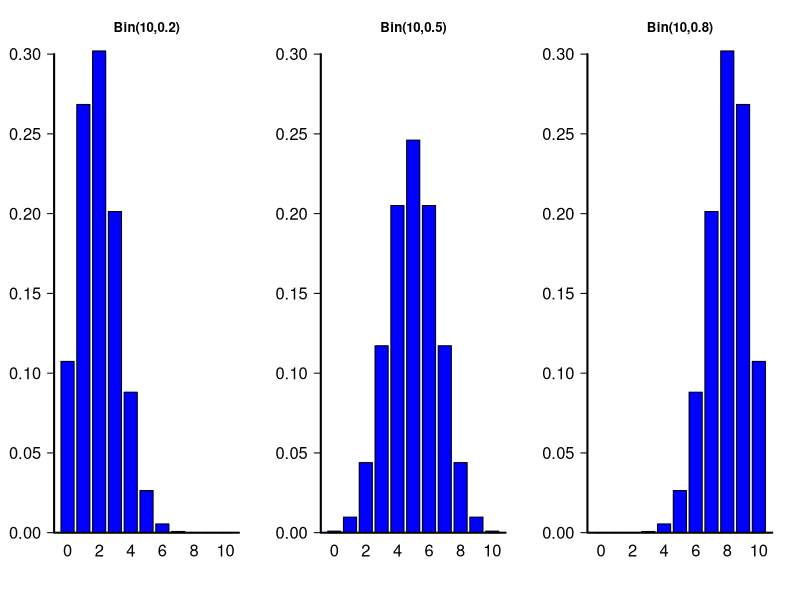
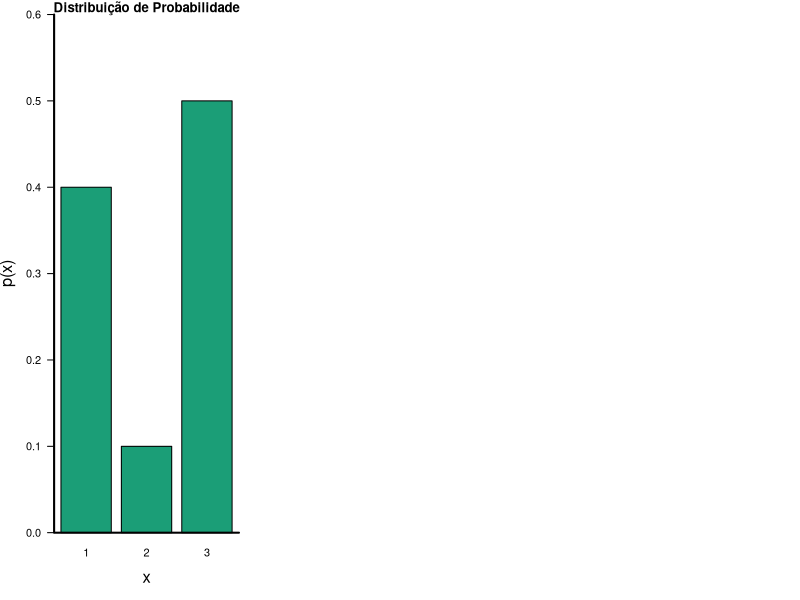
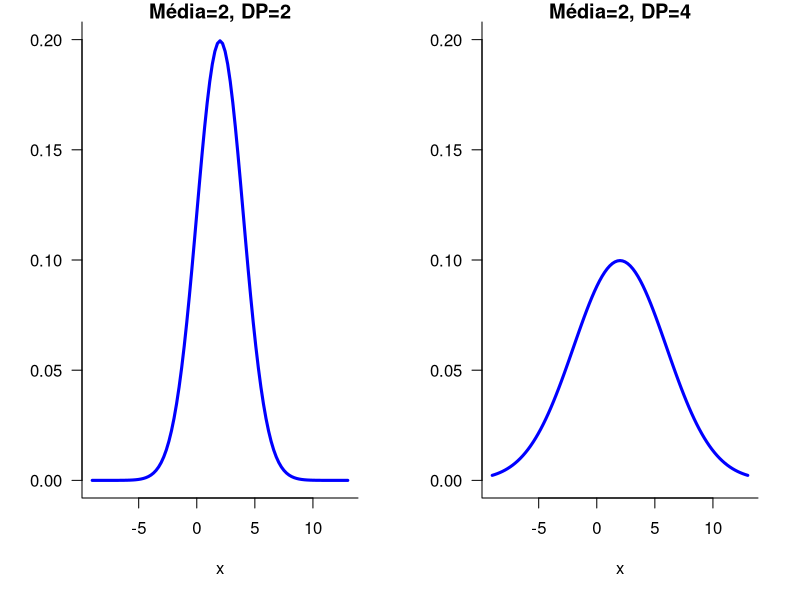
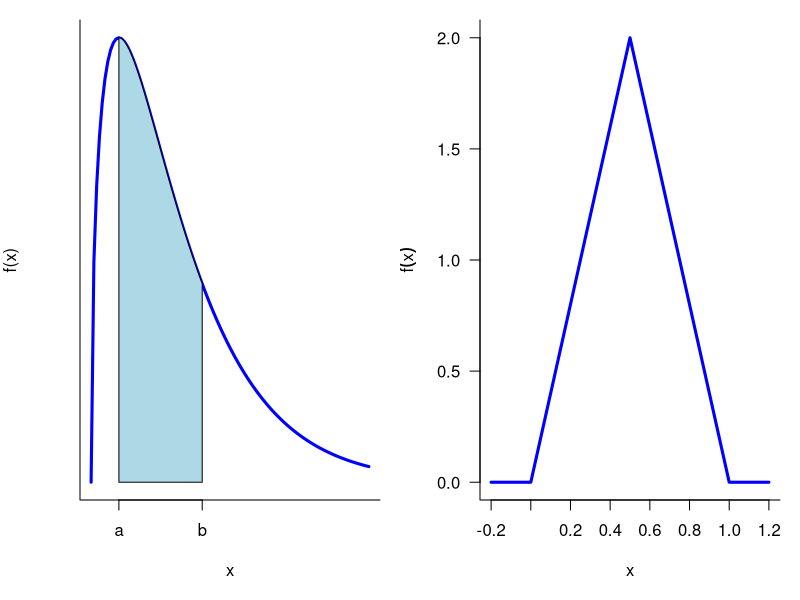
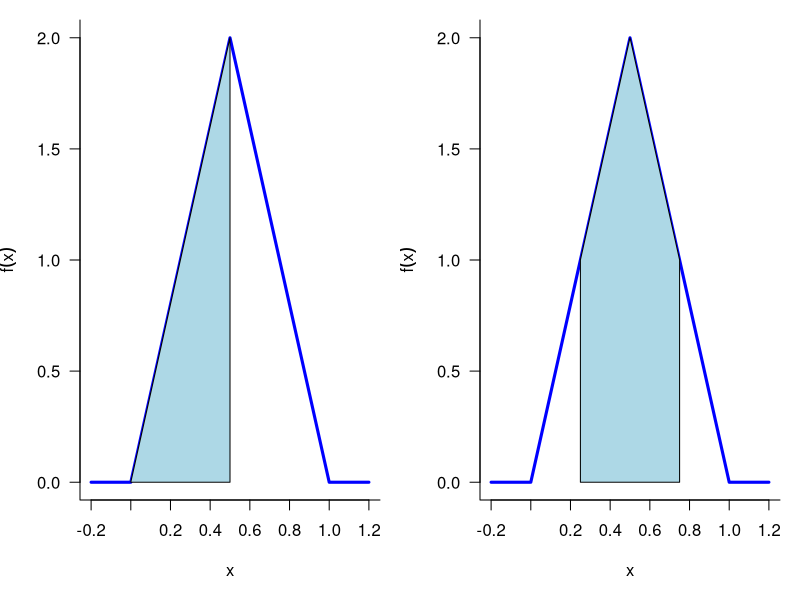
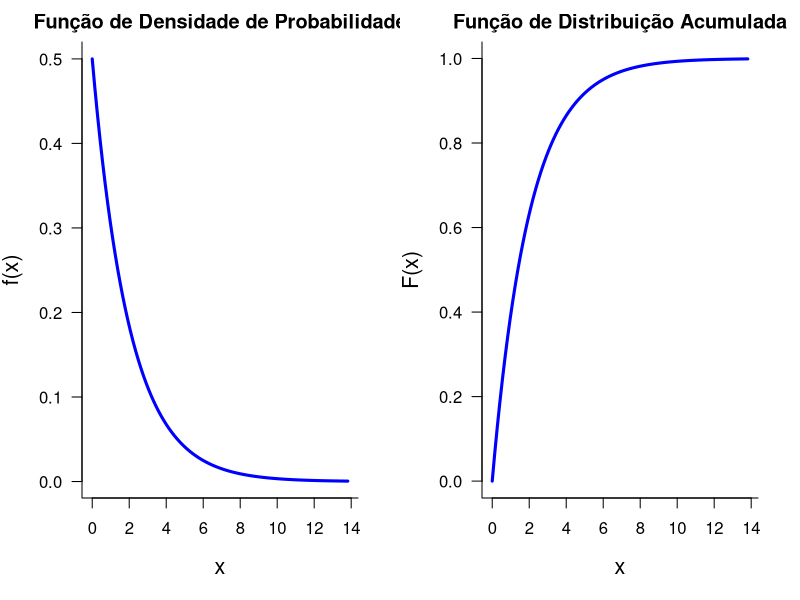

Source code (R) for these figures, in order:
## ---- chunk 1
binomial <- function(n, ...){
  ps <- c(.2, .5, .8)
  x <- 0:n
  par(mfrow=c(1, 3))
  for(i in 1:3){
    px <- dbinom(x, size=n, prob=ps[i])
    barplot(px, names.arg=0:n, col="blue", main=paste("Bin(", n, ",",  ps[i], ")", sep=""), 
            cex.lab=2, cex.axis=1.5, cex.names=1.5, las=1, ...)
    box(bty="l", lwd=2)
  }
}
binomial(10, ylim=c(0, .3))
## binomial(10)
## binomial(30)
## ---- chunk 2
library(RColorBrewer)
mycol <- brewer.pal(8,"Dark2")

p <- c(.4,.1,.5)
par(mar=c(5, 4, 1, 2) + .1)
barplot(p, names.arg=1:3, col=mycol[1], ylim=c(0, .6), ylab="p(x)", xlab="x",
        main="Distribuição de Probabilidade", cex.lab=1.5, cex.axis=1,
        cex.names=1, las=1)
box(bty="l", lwd=2)
## ---- chunk 3
# http://rgraphgallery.blogspot.com.br/2013/04/shaded-normal-curve.html
par(mfrow = c(1, 2))
 curve(dnorm(x, mean=2, sd=2), xlim=c(-9, 13), ylim=c(0,.2), 
       main="Média=2, DP=2", ylab=" ", lwd=3, col="blue", las=1, bty="l")
 
 curve(dnorm(x, mean=2, sd=4), xlim=c(-9, 13), ylim=c(0, .2), 
       main="Média=2, DP=4", ylab=" ", lwd=3, col="blue", las=1, bty="l")
## ---- chunk 4
a=1
b=4
codx <- c(a,seq(a, b, 0.01), b)
cody <- c(0, dchisq(seq(a, b, 0.01), df=3), 0)
par(mar = c(5, 4, 1, 1))
curve(dchisq(x, df=3), xlim=c(0, 10), main="", ylab="f(x)", xlab="x", xaxt='n', yaxt='n',
      col="blue", lwd=3, bty="l")
axis(1, at=c(a,b), labels=c(letters[1:2])) 
polygon(codx, cody, col='lightblue')
## ---- chunk 5
tri <- function(x, a=0, b=1, C=4)
{
  m <- 1/2
  tmp1 <- ifelse(x>=a & x<m , C*x, 0)
  tmp2 <- ifelse(x >=m & x <=1, C*(1-x), 0)
  fx <- tmp1 + tmp2
  return(fx)
}
x <- seq(from = -.2, to = 1.2, by = 0.001)
par(mar = c(5, 4, 1, 1))
plot(x, tri(x), type = "l", lty = 1, col="blue", ylab = expression(f(x)),
     lwd=3, las=1, bty="l")
## ---- chunk 6
par(mar = c(5, 4, 1, 1))
plot(x, tri(x), type = "l", lty = 1, col="blue", ylab = expression(f(x)), lwd=3, las=1, bty="l")
a=0
b=1/2
codx <- c(a, seq(a, b, 0.01), b)
cody <- c(0, tri(seq(a, b, 0.01)), 0)
#axis(1, at=c(a, b)) 
polygon(codx, cody, col='lightblue')
## ---- chunk 7
par(mar = c(5, 4, 1, 1))
plot(x, tri(x), type = "l", lty = 1, col="blue", ylab = expression(f(x)), lwd=3, las=1, bty="l")
a=1/4
b=3/4
codx <- c(a, seq(a, b, 0.01), b)
cody <- c(0, tri(seq(a, b, 0.01)), 0)
#axis(1, at=c(a, b)) 
polygon(codx, cody, col='lightblue')
## ---- chunk 8
lambda = .5
maxi = qexp(rate=lambda,.999)
par(mar=c(5, 4, 2, 2) + .1)
curve(lambda*exp(-lambda*x), 0, maxi, xlab = "x", ylab = "f(x)", type = "l", bty="l", las=1, col="blue", lwd=3, cex.lab=1.3, main="Função de Densidade de Probabilidade")

par(mar=c(5, 4, 2, 2) + .1)
curve(1-exp(-lambda*x), 0, maxi, xlab = "x", ylab = "F(x)", type = "l", bty="l", las=1, col="blue", lwd=3, cex.lab=1.3, main="Função de Distribuição Acumulada")
